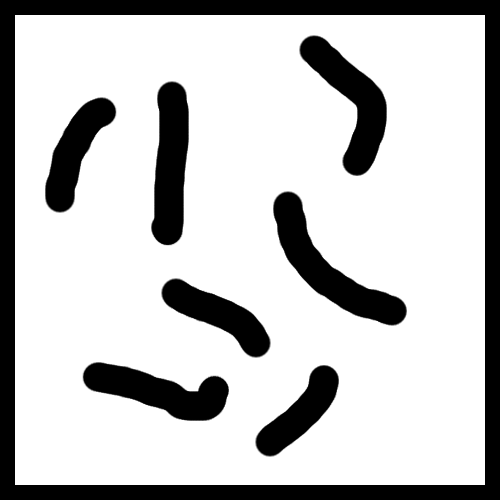
#> input picture benchmarks/worms_500x500_init60x440_goal440x60.png, 500 x 500 px
$ python rectangle_problem.py   (Python 2 division)
#> lines starting #> are read from the running program, lines starting #| are printed output that depends on the picture; after the words box and inside, x2 and y2 are one past the last pixel; in counts of white or black regions, pixels touching at a corner belong together
### problem.py
import random
import math
from vis import Visualizer

from PIL import Image

class Problem(object):
    ''' Interface for Problem classes. '''

    def __init__(self):
        raise NotImplementedError( "Should have implemented this" )

    # [22 lines left out: functions random_state, new_state, not called in this run]

    def metric(self, x1, x2):
        ''' Metric used by the solver to find nearest neighbors. '''
        raise NotImplementedError( "Should have implemented this" )

    # [6 lines left out: function goal_reached, not called in this run]

    def setup_vis(self):
        ''' Initializes and returns Visualizer with specific problem parameters.'''
        raise NotImplementedError( "Should have implemented this" )


class Basic2DProblem(Problem):
    ''' Problem with 2-D state space and no obstacles. '''

    # [23 lines left out: functions __init__, random_state, metric, not called in this run]

    def valid_state(self, x):
        ''' Returns True if x is within problem's 2D bounds. '''
        return (self.x_min <= x[0] <= self.x_max) and (self.y_min <= x[1] <= self.y_max)

    # [30 lines left out: function new_state, not called in this run]

    def goal_reached(self, x):
        ''' Determines whether x is within the goal region. '''
        return (x[0]-self.x_goal[0])**2 + (x[1]-self.x_goal[1])**2 <= self.goal_tol

    def setup_vis(self):
        ''' Returns Visualizer object initialized with 2-D bounds of problem. '''
        return Visualizer(self.x_min, self.x_max, self.y_min, self.y_max, [])


class BitmapProblem(Basic2DProblem):
    ''' Problem with 2-D state space, using a black-and-white bitmap where black denotes obstacle regions and white denotes free regions. '''

    def __init__(self, image, init, goal, max_step, goal_tolerance=20):
        ''' Takes a PIL.Image.Image object as a map.

            White pixels are interpreted as allowable states.
        '''
        assert isinstance(image, Image.Image), "bitmap must be a PIL.Image.Image"
        self.map = image.convert('1')

        assert self.map.getpixel(init) != 0, "initial state is in an obstacle"
        assert self.map.getpixel(goal) != 0, "goal state is in an obstacle"

        super(BitmapProblem, self).__init__(0, image.size[0]-1, 0, image.size[1]-1, init, goal, max_step, goal_tolerance)

    # [5 lines left out: function random_state, not called in this run]

    def new_state(self, x1, x2, reverse=False):
        return super(BitmapProblem, self).new_state(x1, x2, reverse)

    def valid_state(self, x):
        ''' Determine whether state x is within bounds and not in an obstacle region. '''
        return (super(BitmapProblem, self).valid_state(x) and self.map.getpixel(x) != 0)

    def setup_vis(self):
        return Visualizer(self.x_min, self.x_max, self.y_min, self.y_max, self.map)


class ObstacleProblem(Basic2DProblem):
    ''' Problem with 2-D state space and circular obstacles. TODO: support obstacles with other shapes. '''

    # [36 lines left out: functions __init__, generate_obstacles, inside_circle, collides, not called in this run]

    def valid_state(self, x):
        ''' Determines whether state x is within state space bounds and not within an obstacle region. '''
        return (super(ObstacleProblem, self).valid_state(x) and not self.collides(x))

    def setup_vis(self):
        return Visualizer(self.x_min, self.x_max, self.y_min, self.y_max, self.obstacles)

### rectangle_problem.py
#!/usr/bin/env python

import rrt
from PIL import Image

import math, random
from problem import BitmapProblem
from vis import RectangeVisualizer
import numpy as np

class MovingRectangleProblem(BitmapProblem):
    ''' Problem with 2-D state space and no obstacles. '''

    def __init__(self, image, rwidth, rheight, init, goal, max_step, max_rot, goal_tolerance=10):
        self.rwidth = rwidth
        self.rheight = rheight

        self.max_rot = max_rot

        self.r_min = -math.pi; self.r_max = math.pi

        super(MovingRectangleProblem, self).__init__(image, init, goal, max_step, goal_tolerance)

        self.collision_grid = None
        self.__generate_collision_grid();

    # [121 lines left out: functions random_state, metric, valid_state, pixel_collides, __generate_collision_grid, collides and 1 more, not called in this run]

    def goal_reached(self, x):
        ''' Determines whether x is within the goal region. '''
        return (x[0]-self.x_goal[0])**2 + (x[1]-self.x_goal[1])**2 + (x[2]-self.x_goal[2])**2 <= self.goal_tol**2

    def setup_vis(self):
        return RectangeVisualizer(self.x_min, self.x_max, self.y_min, self.y_max, self.rwidth, self.rheight, self.map)


if __name__ == '__main__':
    # Problem
    problem = MovingRectangleProblem(Image.open("./benchmarks/worms_500x500_init60x440_goal440x60.png"), 20, 40, (60, 440, 0), (440,60, 0), 20, max_rot=math.pi/18)
#> in __init__, `self.rwidth = rwidth`: self.rwidth = 20
#> in __init__, `self.map = image.convert('1')`:
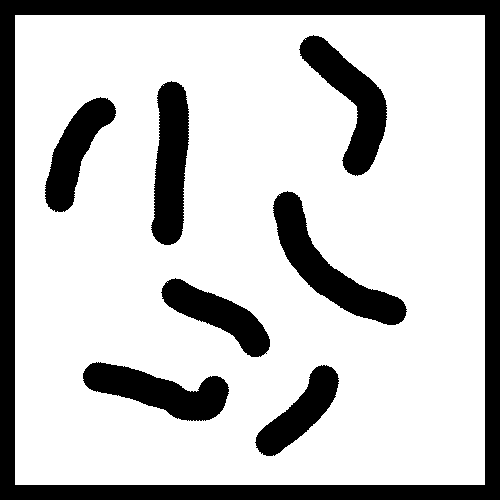
#> self.map: PIL image 500x500 1; 76.6% white; 8 black regions, largest, box (x1, y1, x2, y2) and area: (0, 0, 500, 500) 29100, (273, 191, 407, 325) 5325, (299, 35, 387, 176) 4718
#> (the run stopped early here; a loop or call above may not have finished)
